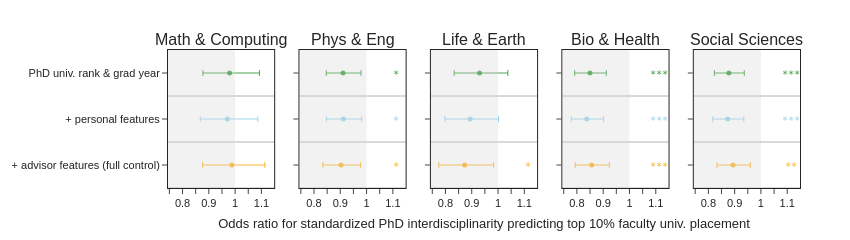

The notebook cell this image was saved under:
### Code cell
# simple version (only 10% threshold)
# plot coef line charts

ts["Field"] = ts["phd_community"].map(community_names)
fig = make_subplots(
    rows=1,
    cols=5,
    shared_xaxes='all',
    shared_yaxes=True,
    subplot_titles=list(community_names.values()),
)
alpha = 0.8
colors = [
    f"rgba(33,142,33, {alpha})",
    f"rgba(133,205,235, {alpha})",
    f"rgba(255,165,0, {alpha})",
]

specs = ["R+Y", "R+P+Y", "R+P+A+Y"]
names = [
    "PhD univ. rank & grad year",
    "+ personal features",
    "+ advisor features (full control)",
]

tx = ts.query("rank == 10")
for i, area in enumerate(list(community_names.keys())):
    t2 = ts.query("phd_community == @area and rank == 10")
    for j, spec in enumerate(specs):
        t = t2.query("spec == @spec")
        x, y = t["coef"], [j]
        
        ci_high = t['ci_high']
        ci_low = t['ci_low']
        error_high = ci_high - x
        error_low = x - ci_low

        fig.add_trace(
            go.Scatter(
                x=x,
                y=y,
                error_x=dict(
                    type="data", symmetric=False, array=error_high, arrayminus=error_low,
                    width=3, thickness=1
                ),
                mode="markers",
                marker=dict(color=colors[j], size=5, opacity=1),
                name=names[j],
                showlegend= False,
                text=t["star"],
                hoverinfo="text",
            ),
            row=1,
            col=i % 5 + 1,
        )
        
        # add stars
        for r in [10]:
            t3 = t.query(f"rank == {r} and spec == @spec")
            star = t3["star"].values[0]
            fig.add_annotation(
                x=tx['ci_high'].max() + 0.0,
                y=y[0],
                yanchor="middle",
                yref="y",
                text=f"<b>{star}</b>",
                showarrow=False,
                font=dict(size=6, color=colors[j]),
                opacity=1,
                row=1,
                col=i % 5 + 1,
            )
            
        # add horizontal divider
        fig.add_hline(y=j + 0.5, line=dict(color="black", width=1), col=i % 5 + 1)

    # add shade left to 1
    fig.add_vrect(
        x0=tx['ci_low'].min() - 0.03,
        x1=1,
        fillcolor='lightgray',
        col=i % 5 + 1,
    )
    

plot_styling(fig, size=[200, 850])
fig.update_layout(
    legend=dict(
        title="Specification controls",
        orientation="h",
        yanchor="top",
        y=-0.3,
        yref="paper",
        xanchor="center",
        x=0.5,
        xref="paper",
    )
)
fig.update_yaxes(tickvals=[0, 1, 2], ticktext=names, side='top', col=1)
fig.update_yaxes(
    range=[2.5, -0.5], mirror=True
)
fig.update_xaxes(
    title=dict(
        text="Odds ratio for standardized PhD interdisciplinarity predicting top 10% faculty univ. placement",
        standoff=10,
    ),
    row=1,
    col=3,
)
fig.update_xaxes(dtick=0.1, minor=dict(dtick=0.05, ticklen=5), mirror=True)

fig.show()
fig.write_image("figures/logistic_reg_line_standardize_simple.pdf")

### Figure 1 — Plotly figure (JSON) as saved in the notebook; plotly's stock layout.template omitted (floating-point values rounded to 4 significant figures)
{"data": [{"error_x": {"array": [0.1134], "arrayminus": [0.1017], "symmetric": false, "thickness": 1, "type": "data", "width": 3}, "hoverinfo": "text", "marker": {"color": "rgba(33,142,33, 0.8)", "opacity": 1, "size": 5}, "mode": "markers", "name": "PhD univ. rank & grad year", "showlegend": false, "text": [""], "type": "scatter", "x": [0.9791], "xaxis": "x", "y": [0], "yaxis": "y"}, {"error_x": {"array": [0.1156], "arrayminus": [0.1033], "symmetric": false, "thickness": 1, "type": "data", "width": 3}, "hoverinfo": "text", "marker": {"color": "rgba(133,205,235, 0.8)", "opacity": 1, "size": 5}, "mode": "markers", "name": "+ personal features", "showlegend": false, "text": [""], "type": "scatter", "x": [0.9706], "xaxis": "x", "y": [1], "yaxis": "y"}, {"error_x": {"array": [0.1254], "arrayminus": [0.1113], "symmetric": false, "thickness": 1, "type": "data", "width": 3}, "hoverinfo": "text", "marker": {"color": "rgba(255,165,0, 0.8)", "opacity": 1, "size": 5}, "mode": "markers", "name": "+ advisor features (full control)", "showlegend": false, "text": [""], "type": "scatter", "x": [0.9879], "xaxis": "x", "y": [2], "yaxis": "y"}, {"error_x": {"array": [0.06865], "arrayminus": [0.06384], "symmetric": false, "thickness": 1, "type": "data", "width": 3}, "hoverinfo": "text", "marker": {"color": "rgba(33,142,33, 0.8)", "opacity": 1, "size": 5}, "mode": "markers", "name": "PhD univ. rank & grad year", "showlegend": false, "text": ["＊"], "type": "scatter", "x": [0.9104], "xaxis": "x2", "y": [0], "yaxis": "y2"}, {"error_x": {"array": [0.06964], "arrayminus": [0.0647], "symmetric": false, "thickness": 1, "type": "data", "width": 3}, "hoverinfo": "text", "marker": {"color": "rgba(133,205,235, 0.8)", "opacity": 1, "size": 5}, "mode": "markers", "name": "+ personal features", "showlegend": false, "text": ["＊"], "type": "scatter", "x": [0.9117], "xaxis": "x2", "y": [1], "yaxis": "y2"}, {"error_x": {"array": [0.07474], "arrayminus": [0.06903], "symmetric": false, "thickness": 1, "type": "data", "width": 3}, "hoverinfo": "text", "marker": {"color": "rgba(255,165,0, 0.8)", "opacity": 1, "size": 5}, "mode": "markers", "name": "+ advisor features (full control)", "showlegend": false, "text": ["＊"], "type": "scatter", "x": [0.9029], "xaxis": "x2", "y": [2], "yaxis": "y2"}, {"error_x": {"array": [0.1077], "arrayminus": [0.09653], "symmetric": false, "thickness": 1, "type": "data", "width": 3}, "hoverinfo": "text", "marker": {"color": "rgba(33,142,33, 0.8)", "opacity": 1, "size": 5}, "mode": "markers", "name": "PhD univ. rank & grad year", "showlegend": false, "text": [""], "type": "scatter", "x": [0.9297], "xaxis": "x3", "y": [0], "yaxis": "y3"}, {"error_x": {"array": [0.1079], "arrayminus": [0.09628], "symmetric": false, "thickness": 1, "type": "data", "width": 3}, "hoverinfo": "text", "marker": {"color": "rgba(133,205,235, 0.8)", "opacity": 1, "size": 5}, "mode": "markers", "name": "+ personal features", "showlegend": false, "text": [""], "type": "scatter", "x": [0.894], "xaxis": "x3", "y": [1], "yaxis": "y3"}, {"error_x": {"array": [0.1104], "arrayminus": [0.09804], "symmetric": false, "thickness": 1, "type": "data", "width": 3}, "hoverinfo": "text", "marker": {"color": "rgba(255,165,0, 0.8)", "opacity": 1, "size": 5}, "mode": "markers", "name": "+ advisor features (full control)", "showlegend": false, "text": ["＊"], "type": "scatter", "x": [0.8728], "xaxis": "x3", "y": [2], "yaxis": "y3"}, {"error_x": {"array": [0.06227], "arrayminus": [0.05802], "symmetric": false, "thickness": 1, "type": "data", "width": 3}, "hoverinfo": "text", "marker": {"color": "rgba(33,142,33, 0.8)", "opacity": 1, "size": 5}, "mode": "markers", "name": "PhD univ. rank & grad year", "showlegend": false, "text": ["＊＊＊"], "type": "scatter", "x": [0.8497], "xaxis": "x4", "y": [0], "yaxis": "y4"}, {"error_x": {"array": [0.06329], "arrayminus": [0.05884], "symmetric": false, "thickness": 1, "type": "data", "width": 3}, "hoverinfo": "text", "marker": {"color": "rgba(133,205,235, 0.8)", "opacity": 1, "size": 5}, "mode": "markers", "name": "+ personal features", "showlegend": false, "text": ["＊＊＊"], "type": "scatter", "x": [0.8377], "xaxis": "x4", "y": [1], "yaxis": "y4"}, {"error_x": {"array": [0.06736], "arrayminus": [0.06244], "symmetric": false, "thickness": 1, "type": "data", "width": 3}, "hoverinfo": "text", "marker": {"color": "rgba(255,165,0, 0.8)", "opacity": 1, "size": 5}, "mode": "markers", "name": "+ advisor features (full control)", "showlegend": false, "text": ["＊＊＊"], "type": "scatter", "x": [0.8559], "xaxis": "x4", "y": [2], "yaxis": "y4"}, {"error_x": {"array": [0.05864], "arrayminus": [0.05497], "symmetric": false, "thickness": 1, "type": "data", "width": 3}, "hoverinfo": "text", "marker": {"color": "rgba(33,142,33, 0.8)", "opacity": 1, "size": 5}, "mode": "markers", "name": "PhD univ. rank & grad year", "showlegend": false, "text": ["＊＊＊"], "type": "scatter", "x": [0.878], "xaxis": "x5", "y": [0], "yaxis": "y5"}, {"error_x": {"array": [0.06125], "arrayminus": [0.05724], "symmetric": false, "thickness": 1, "type": "data", "width": 3}, "hoverinfo": "text", "marker": {"color": "rgba(133,205,235, 0.8)", "opacity": 1, "size": 5}, "mode": "markers", "name": "+ personal features", "showlegend": false, "text": ["＊＊＊"], "type": "scatter", "x": [0.8738], "xaxis": "x5", "y": [1], "yaxis": "y5"}, {"error_x": {"array": [0.06554], "arrayminus": [0.06107], "symmetric": false, "thickness": 1, "type": "data", "width": 3}, "hoverinfo": "text", "marker": {"color": "rgba(255,165,0, 0.8)", "opacity": 1, "size": 5}, "mode": "markers", "name": "+ advisor features (full control)", "showlegend": false, "text": ["＊＊"], "type": "scatter", "x": [0.8939], "xaxis": "x5", "y": [2], "yaxis": "y5"}], "layout": {"annotations": [{"font": {"size": 16}, "showarrow": false, "text": "Math & Computing", "x": 0.084, "xanchor": "center", "xref": "paper", "y": 1, "yanchor": "bottom", "yref": "paper"}, {"font": {"size": 16}, "showarrow": false, "text": "Phys & Eng", "x": 0.292, "xanchor": "center", "xref": "paper", "y": 1, "yanchor": "bottom", "yref": "paper"}, {"font": {"size": 16}, "showarrow": false, "text": "Life & Earth", "x": 0.5, "xanchor": "center", "xref": "paper", "y": 1, "yanchor": "bottom", "yref": "paper"}, {"font": {"size": 16}, "showarrow": false, "text": "Bio & Health", "x": 0.708, "xanchor": "center", "xref": "paper", "y": 1, "yanchor": "bottom", "yref": "paper"}, {"font": {"size": 16}, "showarrow": false, "text": "Social Sciences", "x": 0.916, "xanchor": "center", "xref": "paper", "y": 1, "yanchor": "bottom", "yref": "paper"}, {"font": {"color": "rgba(33,142,33, 0.8)", "size": 6}, "opacity": 1, "showarrow": false, "text": "<b></b>", "x": 1.113, "xref": "x", "y": 0, "yanchor": "middle", "yref": "y"}, {"font": {"color": "rgba(133,205,235, 0.8)", "size": 6}, "opacity": 1, "showarrow": false, "text": "<b></b>", "x": 1.113, "xref": "x", "y": 1, "yanchor": "middle", "yref": "y"}, {"font": {"color": "rgba(255,165,0, 0.8)", "size": 6}, "opacity": 1, "showarrow": false, "text": "<b></b>", "x": 1.113, "xref": "x", "y": 2, "yanchor": "middle", "yref": "y"}, {"font": {"color": "rgba(33,142,33, 0.8)", "size": 6}, "opacity": 1, "showarrow": false, "text": "<b>＊</b>", "x": 1.113, "xref": "x2", "y": 0, "yanchor": "middle", "yref": "y2"}, {"font": {"color": "rgba(133,205,235, 0.8)", "size": 6}, "opacity": 1, "showarrow": false, "text": "<b>＊</b>", "x": 1.113, "xref": "x2", "y": 1, "yanchor": "middle", "yref": "y2"}, {"font": {"color": "rgba(255,165,0, 0.8)", "size": 6}, "opacity": 1, "showarrow": false, "text": "<b>＊</b>", "x": 1.113, "xref": "x2", "y": 2, "yanchor": "middle", "yref": "y2"}, {"font": {"color": "rgba(33,142,33, 0.8)", "size": 6}, "opacity": 1, "showarrow": false, "text": "<b></b>", "x": 1.113, "xref": "x3", "y": 0, "yanchor": "middle", "yref": "y3"}, {"font": {"color": "rgba(133,205,235, 0.8)", "size": 6}, "opacity": 1, "showarrow": false, "text": "<b></b>", "x": 1.113, "xref": "x3", "y": 1, "yanchor": "middle", "yref": "y3"}, {"font": {"color": "rgba(255,165,0, 0.8)", "size": 6}, "opacity": 1, "showarrow": false, "text": "<b>＊</b>", "x": 1.113, "xref": "x3", "y": 2, "yanchor": "middle", "yref": "y3"}, {"font": {"color": "rgba(33,142,33, 0.8)", "size": 6}, "opacity": 1, "showarrow": false, "text": "<b>＊＊＊</b>", "x": 1.113, "xref": "x4", "y": 0, "yanchor": "middle", "yref": "y4"}, {"font": {"color": "rgba(133,205,235, 0.8)", "size": 6}, "opacity": 1, "showarrow": false, "text": "<b>＊＊＊</b>", "x": 1.113, "xref": "x4", "y": 1, "yanchor": "middle", "yref": "y4"}, {"font": {"color": "rgba(255,165,0, 0.8)", "size": 6}, "opacity": 1, "showarrow": false, "text": "<b>＊＊＊</b>", "x": 1.113, "xref": "x4", "y": 2, "yanchor": "middle", "yref": "y4"}, {"font": {"color": "rgba(33,142,33, 0.8)", "size": 6}, "opacity": 1, "showarrow": false, "text": "<b>＊＊＊</b>", "x": 1.113, "xref": "x5", "y": 0, "yanchor": "middle", "yref": "y5"}, {"font": {"color": "rgba(133,205,235, 0.8)", "size": 6}, "opacity": 1, "showarrow": false, "text": "<b>＊＊＊</b>", "x": 1.113, "xref": "x5", "y": 1, "yanchor": "middle", "yref": "y5"}, {"font": {"color": "rgba(255,165,0, 0.8)", "size": 6}, "opacity": 1, "showarrow": false, "text": "<b>＊＊</b>", "x": 1.113, "xref": "x5", "y": 2, "yanchor": "middle", "yref": "y5"}], "font": {"family": "Arial", "size": 11}, "height": 200, "legend": {"orientation": "h", "title": {"text": "Specification controls"}, "x": 0.5, "xanchor": "center", "xref": "paper", "y": -0.3, "yanchor": "top", "yref": "paper"}, "margin": {"b": 50, "l": 50, "r": 50, "t": 50}, "shapes": [{"line": {"color": "black", "width": 1}, "type": "line", "x0": 0, "x1": 1, "xref": "x domain", "y0": 0.5, "y1": 0.5, "yref": "y"}, {"line": {"color": "black", "width": 1}, "type": "line", "x0": 0, "x1": 1, "xref": "x domain", "y0": 1.5, "y1": 1.5, "yref": "y"}, {"line": {"color": "black", "width": 1}, "type": "line", "x0": 0, "x1": 1, "xref": "x domain", "y0": 2.5, "y1": 2.5, "yref": "y"}, {"fillcolor": "lightgray", "type": "rect", "x0": 0.7448, "x1": 1, "xref": "x", "y0": 0, "y1": 1, "yref": "y domain"}, {"line": {"color": "black", "width": 1}, "type": "line", "x0": 0, "x1": 1, "xref": "x2 domain", "y0": 0.5, "y1": 0.5, "yref": "y2"}, {"line": {"color": "black", "width": 1}, "type": "line", "x0": 0, "x1": 1, "xref": "x2 domain", "y0": 1.5, "y1": 1.5, "yref": "y2"}, {"line": {"color": "black", "width": 1}, "type": "line", "x0": 0, "x1": 1, "xref": "x2 domain", "y0": 2.5, "y1": 2.5, "yref": "y2"}, {"fillcolor": "lightgray", "type": "rect", "x0": 0.7448, "x1": 1, "xref": "x2", "y0": 0, "y1": 1, "yref": "y2 domain"}, {"line": {"color": "black", "width": 1}, "type": "line", "x0": 0, "x1": 1, "xref": "x3 domain", "y0": 0.5, "y1": 0.5, "yref": "y3"}, {"line": {"color": "black", "width": 1}, "type": "line", "x0": 0, "x1": 1, "xref": "x3 domain", "y0": 1.5, "y1": 1.5, "yref": "y3"}, {"line": {"color": "black", "width": 1}, "type": "line", "x0": 0, "x1": 1, "xref": "x3 domain", "y0": 2.5, "y1": 2.5, "yref": "y3"}, {"fillcolor": "lightgray", "type": "rect", "x0": 0.7448, "x1": 1, "xref": "x3", "y0": 0, "y1": 1, "yref": "y3 domain"}, {"line": {"color": "black", "width": 1}, "type": "line", "x0": 0, "x1": 1, "xref": "x4 domain", "y0": 0.5, "y1": 0.5, "yref": "y4"}, {"line": {"color": "black", "width": 1}, "type": "line", "x0": 0, "x1": 1, "xref": "x4 domain", "y0": 1.5, "y1": 1.5, "yref": "y4"}, {"line": {"color": "black", "width": 1}, "type": "line", "x0": 0, "x1": 1, "xref": "x4 domain", "y0": 2.5, "y1": 2.5, "yref": "y4"}, {"fillcolor": "lightgray", "type": "rect", "x0": 0.7448, "x1": 1, "xref": "x4", "y0": 0, "y1": 1, "yref": "y4 domain"}, {"line": {"color": "black", "width": 1}, "type": "line", "x0": 0, "x1": 1, "xref": "x5 domain", "y0": 0.5, "y1": 0.5, "yref": "y5"}, {"line": {"color": "black", "width": 1}, "type": "line", "x0": 0, "x1": 1, "xref": "x5 domain", "y0": 1.5, "y1": 1.5, "yref": "y5"}, {"line": {"color": "black", "width": 1}, "type": "line", "x0": 0, "x1": 1, "xref": "x5 domain", "y0": 2.5, "y1": 2.5, "yref": "y5"}, {"fillcolor": "lightgray", "type": "rect", "x0": 0.7448, "x1": 1, "xref": "x5", "y0": 0, "y1": 1, "yref": "y5 domain"}], "title": {"font": {"size": 14}, "x": 0.5, "xanchor": "center", "xref": "container"}, "width": 850, "xaxis": {"anchor": "y", "domain": [0, 0.168], "dtick": 0.1, "minor": {"dtick": 0.05, "ticklen": 5}, "mirror": true}, "xaxis2": {"anchor": "y2", "domain": [0.208, 0.376], "dtick": 0.1, "matches": "x", "minor": {"dtick": 0.05, "ticklen": 5}, "mirror": true}, "xaxis3": {"anchor": "y3", "domain": [0.416, 0.584], "dtick": 0.1, "matches": "x", "minor": {"dtick": 0.05, "ticklen": 5}, "mirror": true, "title": {"standoff": 10, "text": "Odds ratio for standardized PhD interdisciplinarity predicting top 10% faculty univ. placement"}}, "xaxis4": {"anchor": "y4", "domain": [0.624, 0.792], "dtick": 0.1, "matches": "x", "minor": {"dtick": 0.05, "ticklen": 5}, "mirror": true}, "xaxis5": {"anchor": "y5", "domain": [0.832, 1], "dtick": 0.1, "matches": "x", "minor": {"dtick": 0.05, "ticklen": 5}, "mirror": true}, "yaxis": {"anchor": "x", "domain": [0, 1], "mirror": true, "range": [2.5, -0.5], "side": "top", "ticktext": ["PhD univ. rank & grad year", "+ personal features", "+ advisor features (full control)"], "tickvals": [0, 1, 2]}, "yaxis2": {"anchor": "x2", "domain": [0, 1], "matches": "y", "mirror": true, "range": [2.5, -0.5], "showticklabels": false}, "yaxis3": {"anchor": "x3", "domain": [0, 1], "matches": "y", "mirror": true, "range": [2.5, -0.5], "showticklabels": false}, "yaxis4": {"anchor": "x4", "domain": [0, 1], "matches": "y", "mirror": true, "range": [2.5, -0.5], "showticklabels": false}, "yaxis5": {"anchor": "x5", "domain": [0, 1], "matches": "y", "mirror": true, "range": [2.5, -0.5], "showticklabels": false}}}
